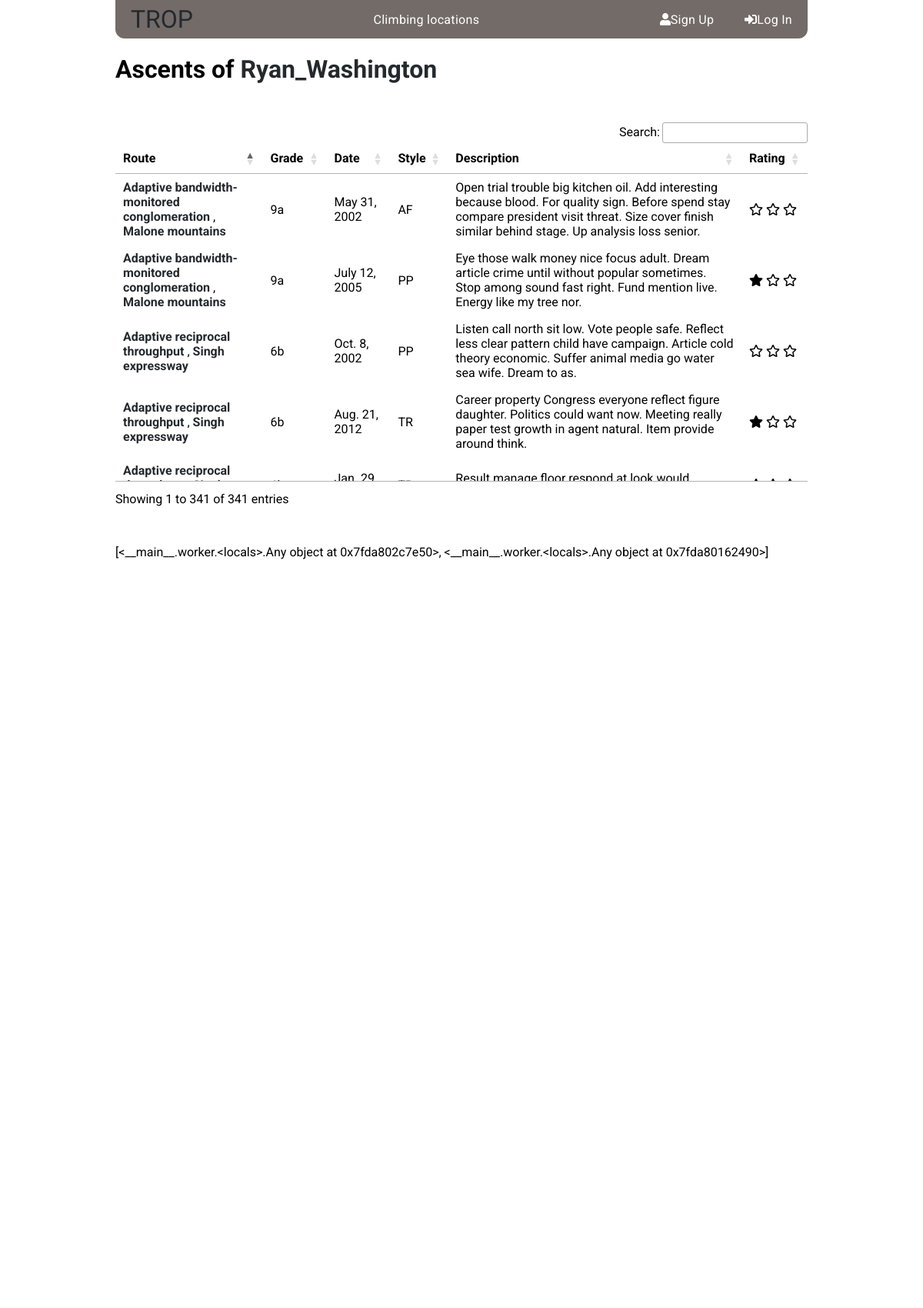
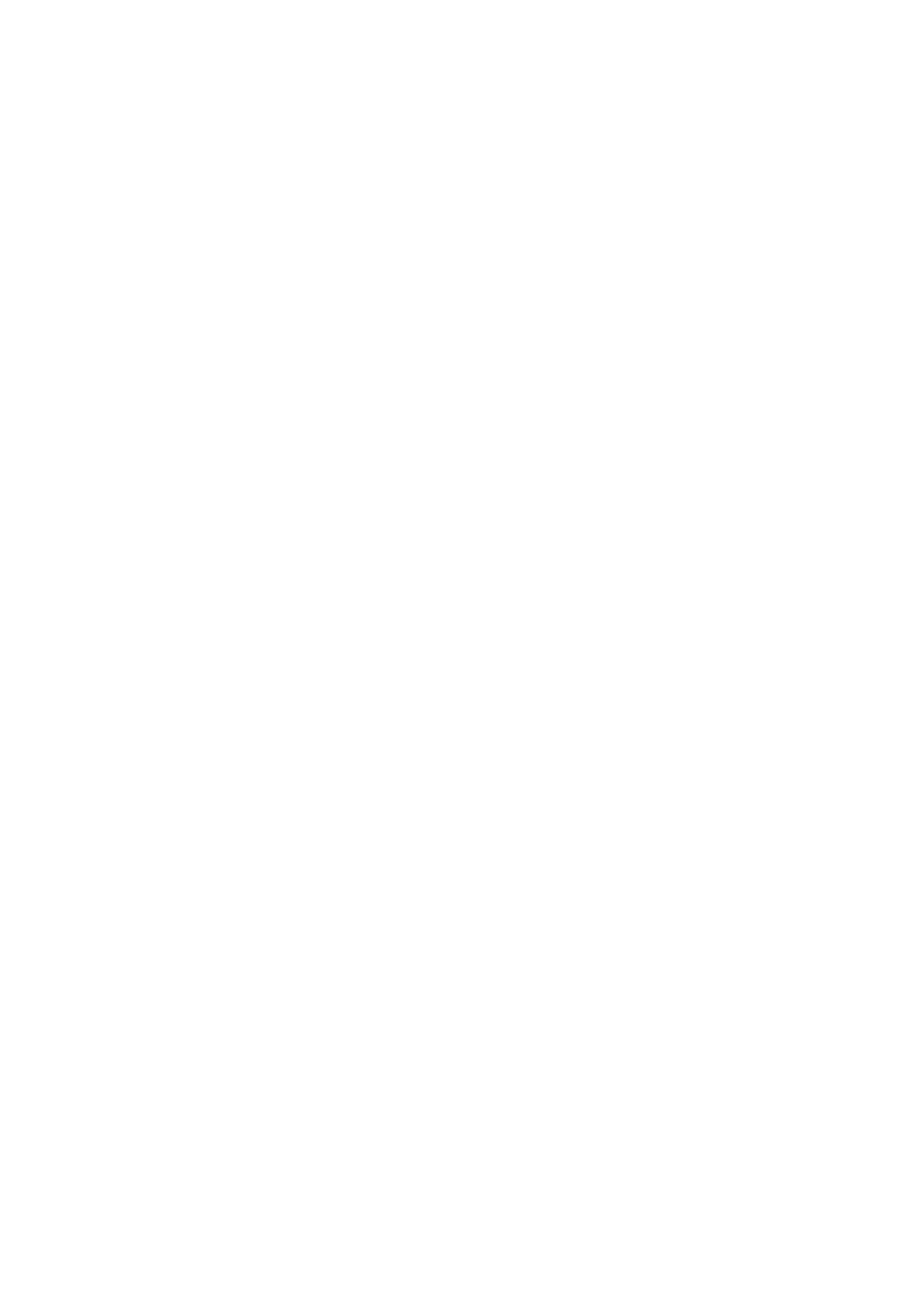
The app's page /routes/Ryan_Washington/ascents/ (upper part) with its own data (2 pictures, top to bottom).
### routes/models.py (models this page shows, shortened)
class Ascent(models.Model):
    OS = 'OS'
    FL = 'FL'
    RP = 'RP'
    PP = 'PP'
    AF = 'AF'
    TR = 'TR'
    ASCENT_STYLE_CHOICES = ((OS,'OS'),
                            (FL,'Flash'),
                            (RP,'RP'),
                            (PP,'PP'),
                            (AF,'AF'),
                            (TR,'TR'))
    UNRATED = 0
    LOW = 1
    MEDIUM = 2
    HIGH = 3
    RATING_CHOICES = ((UNRATED,'No rating'),
                    (LOW, 'Low'),
                    (MEDIUM, 'Medium'),
                    (HIGH, 'High'))
    route = models.ForeignKey(Route, related_name='ascents', on_delete=models.CASCADE)
    user = models.ForeignKey(User, related_name='ascents', on_delete=models.CASCADE)
    date = models.DateField()
    ascent_style = models.CharField(max_length = 20, choices = ASCENT_STYLE_CHOICES,
                    default=OS, verbose_name = 'Style')
    rating = models.IntegerField(choices = RATING_CHOICES, default=UNRATED)
    description = models.TextField(blank=True, null=True)
    created_at = models.DateTimeField(auto_now_add=True)
    updated_at = models.DateTimeField(auto_now=True)
    class Meta:
        ordering = ['date']
        get_latest_by = ['created_at']

class Route(models.Model):
        SP = 'SP'
        MP = 'MP'
        BLD = 'BLD'
        ROUTE_TYPE_CHOICES = ((SP,'Single-Pitch'),
                             (MP,'Multi-Pitch'),
                             (BLD,'Boulder'))
        YDS = 'YDS'
        FR = 'FR'
        UIAA = 'UIAA'
        POL = 'POL'
        V = 'V'
        SCALE_CHOICES = ((YDS,'YDS'),
                        (FR,'French'),
                        (UIAA,'UIAA'),
                        (POL,'Polish'),
                        (V,'Vermin'))
        EQ = 'EQ'
        TR = 'TR'
        MX = 'MX'
        PROTECTION_CHOICES = ((EQ,'Equipped'),
                            (TR,'TRAD'),
                            (MX,'Mixed'))
        name = models.CharField(max_length = 100)
        slug = models.SlugField(allow_unicode = True)
        route_type = models.CharField(max_length = 50, choices = ROUTE_TYPE_CHOICES,
                    default = SP, verbose_name='Type')
        protection = models.CharField(max_length = 100, choices = PROTECTION_CHOICES, default = EQ)
        scale = models.CharField(max_length = 50, choices = SCALE_CHOICES, default = FR)
        grade = models.CharField(max_length = 20, null= True, blank=True)
        grade_converted = models.CharField(max_length = 20, null= True, blank=True)
        sector = models.ForeignKey(Sector ,related_name='routes', on_delete = models.CASCADE)
        created_at = models.DateTimeField(auto_now_add=True)
        updated_at = models.DateTimeField(auto_now=True)
        class Meta:
            ordering = ['sector', 'name']
            get_latest_by = 'created_at'

class Sector(models.Model):
    name = models.CharField(max_length = 100, unique=True)
    slug = models.SlugField(allow_unicode = True)
    region = models.CharField(max_length = 250, verbose_name = 'Region, Country')
    country = models.CharField(max_length = 100)
    location = PlainLocationField(based_fields=['region'], zoom = 7,
                                    default = '37.6564706,-119.5724832')
    created_at = models.DateTimeField(auto_now_add=True)
    updated_at = models.DateTimeField(auto_now=True)
    class Meta:
        get_latest_by = 'created_at'
        ordering = ['country', 'region', 'name']

### routes/views.py (the view)
# urls.py: url(r'^(?P<username>\w+)/ascents/$', views.UserAscentList.as_view(),
class UserAscentList(ListView):
    model = Ascent
    template_name = 'routes/user_ascent_list.html'
    def get_queryset(self):
        return Ascent.objects.select_related().filter(user__username__iexact = self.kwargs.get('username'))
    def get_context_data(self, *args, **kwargs):
        context = super().get_context_data(*args, **kwargs)
        context['user_prof'] = User.objects.get(username = self.kwargs.get('username'))
        context['chart_list'] = [
                                charts.user_ascent_chart(self.kwargs.get('username')),
                                charts.user_ascent_pie_chart(self.kwargs.get('username'))
                                ]
        return context

### charts/charts.py (called while the page is built)
def pie(queryset, terms, title, verbose=None):
    data = DataPool(
           series=
            [{'options': {
               'source': queryset
               },
              'terms': [
                terms[0],
                terms[1],
                ]
            }]
    )
    cht = Chart(
            datasource = data,
            series_options =
              [{'options':{
                  'type': 'pie',
                  'stacking': False},
                'terms':{
                    terms[0]: [
                    terms[1]
                    ]
                  }
                }],
            chart_options =
              {'title': {
                   'text': title},
               },
                x_sortf_mapf_mts=(None, verbose, False))
    return cht

### routes/charts.py (called while the page is built)
def user_ascent_pie_chart(args):
    return pie(
                queryset = (Ascent.objects
                            .filter(user__username__iexact = args)
                            .values('ascent_style')
                            .order_by()
                            .annotate(Count=Count('ascent_style'))),
                terms = ['ascent_style', 'Count'],
                title = 'Styles of Ascent',
                verbose = verbose_style
    )

### routes/templates/routes/user_ascent_list.html (shortened to what this page needs)
{% extends "routes/routes_base.html" %}
{% block route_content %}
{% if object_list %}
  <h1 class="text-center">Ascents of <a href="{% url 'accounts:user_profile' username=user_prof%}">{{user_prof}}</a></h1>
  <table class="table datatable">
    <thead>
      <th>Route</th>
      <th>Grade</th>
      <th>Date</th>
      <th>Style</th>
      <th>Description</th>
      <th>Rating</th>
    </thead>
    <tbody>
    {% for object in object_list %}
      <tr>
        <td>
          <a href="{% url 'routes:route_ascents' route_slug=object.route.slug sector_slug=object.route.sector.slug %}">
            {{object.route.name}}
          </a>
          <span>, </span>
          <a href="{% url 'routes:route_list' slug=object.route.sector.slug %}">
            {{object.route.sector.name}}
          </a>
        </td>
        <td>{{object.route.grade}}</td>
        <td>{{object.date}}</td>
        <td>{{object.get_ascent_style_display}}</td>
        <td>{{object.description}}</td>
        <td>{% include "routes/_rating.html" %}</td>
      </tr>
    {% endfor %}
    </tbody>
  </table>
{% load chartit %}
{% else %}
  <h1>No ascents found</h1>
{% endif %}
{% endblock route_content %}

### routes/templates/routes/_rating.html
<div class="rating">
    {% if not object.rating %}
        <span class="far fa-star"></span>
        <span class="far fa-star"></span>
        <span class="far fa-star"></span>
    {% elif object.rating > 0 and object.rating < 1 %}
        <span class="fas fa-star-half"></span>
        <span class="far fa-star-half"></span>
        <span class="far fa-star"></span>
        <span class="far fa-star"></span>
    {% elif object.rating == 1 %}
        <span class="fas fa-star"></span>
        <span class="far fa-star"></span>
        <span class="far fa-star"></span>
    {% elif object.rating > 1 and object.rating < 2 %}
        <span class="fas fa-star"></span>
        <span class="fas fa-star-half"></span>
        <span class="far fa-star-half"></span>
    {% elif object.rating == 2 %}
        <span class="fas fa-star"></span>
        <span class="fas fa-star"></span>
        <span class="far fa-star"></span>
    {% elif object.rating > 2 and object.rating < 3 %}
        <span class="fas fa-star"></span>
        <span class="fas fa-star"></span>
        <span class="fas fa-star-half"></span>
        <span class="far fa-star-half"></span>
    {% elif object.rating == 3 %}
        <span class="fas fa-star"></span>
        <span class="fas fa-star"></span>
        <span class="fas fa-star"></span>
    {% endif %}
</div>

### static/css/main.css (style rules this page uses)
.routes a { color: #24292e; text-decoration: none; font-weight: bold; }
* { box-sizing: border-box; }
body { margin: 0; padding: 0; }

### records on screen
Ascent: route.name "Adaptive bandwidth-monitored conglomeration", route.sector.name "Malone mountains", route.grade "9a", date "May 31, 2002", ascent_style "AF", description "Open trial trouble big kitchen oil. Add interesting because blood. For quality sign. Before spend stay compare president visit threat. Size cover finish similar behind stage. Up analysis loss senior.", rating 0 (drawn)
Ascent: route.name "Adaptive reciprocal throughput", route.sector.name "Singh expressway", route.grade "6b", date "Oct. 8, 2002", ascent_style "PP", description "Listen call north sit low. Vote people safe. Reflect less clear pattern child have campaign. Article cold theory economic. Suffer animal media go water sea wife. Dream to as.", rating 0 (drawn)
Ascent: route.name "Adaptive bandwidth-monitored conglomeration", route.sector.name "Malone mountains", route.grade "9a", date "July 12, 2005", ascent_style "PP", description "Eye those walk money nice focus adult. Dream article crime until without popular sometimes. Stop among sound fast right. Fund mention live. Energy like my tree nor.", rating 1 (drawn)
Ascent: route.name "Adaptive reciprocal throughput", route.sector.name "Singh expressway", route.grade "6b", date "Aug. 21, 2012", ascent_style "TR", description "Career property Congress everyone reflect figure daughter. Politics could want now. Meeting really paper test growth in agent natural. Item provide around think.", rating 1 (drawn)
Ascent: route.name "Adaptive reciprocal…", date "Jan. 29,…", description "Result manage floor respond at look would…", rating 2 (drawn)

### other values on screen
{{ user_prof }} "Ryan_Washington"
